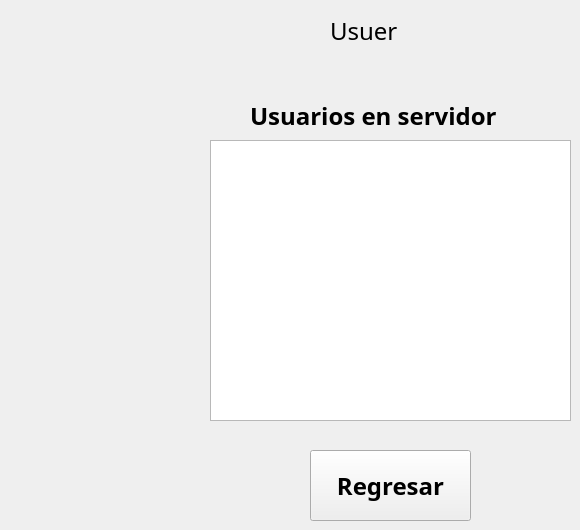
    <widget class="QWidget" name="page_4">
     <widget class="QListView" name="listView">
      <property name="geometry">
       <rect>
        <x>210</x>
        <y>140</y>
        <width>361</width>
        <height>281</height>
       </rect>
      </property>
     </widget>
     <widget class="QLabel" name="label_10">
      <property name="geometry">
       <rect>
        <x>330</x>
        <y>-10</y>
        <width>121</width>
        <height>81</height>
       </rect>
      </property>
      <property name="palette">
       <palette>
        <active>
         <colorrole role="WindowText">
          <brush brushstyle="SolidPattern">
           <color alpha="255">
            <red>0</red>
            <green>0</green>
            <blue>0</blue>
           </color>
          </brush>
         </colorrole>
         <colorrole role="Button">
          <brush brushstyle="SolidPattern">
           <color alpha="255">
            <red>255</red>
            <green>255</green>
            <blue>255</blue>
           </color>
          </brush>
         </colorrole>
         <colorrole role="Light">
          <brush brushstyle="SolidPattern">
           <color alpha="255">
            <red>255</red>
            <green>255</green>
            <blue>255</blue>
           </color>
          </brush>
         </colorrole>
         <colorrole role="Midlight">
          <brush brushstyle="SolidPattern">
           <color alpha="255">
            <red>255</red>
            <green>255</green>
            <blue>255</blue>
           </color>
          </brush>
         </colorrole>
         <colorrole role="Dark">
          <brush brushstyle="SolidPattern">
           <color alpha="255">
            <red>127</red>
            <green>127</green>
            <blue>127</blue>
           </color>
          </brush>
         </colorrole>
         <colorrole role="Mid">
          <brush brushstyle="SolidPattern">
           <color alpha="255">
            <red>170</red>
            <green>170</green>
            <blue>170</blue>
           </color>
          </brush>
         </colorrole>
         <colorrole role="Text">
          <brush brushstyle="SolidPattern">
           <color alpha="255">
            <red>0</red>
            <green>0</green>
            <blue>0</blue>
           </color>
          </brush>
         </colorrole>
         <colorrole role="BrightText">
          <brush brushstyle="SolidPattern">
           <color alpha="255">
            <red>255</red>
            <green>255</green>
            <blue>255</blue>
           </color>
          </brush>
         </colorrole>
         <colorrole role="ButtonText">
          <brush brushstyle="SolidPattern">
           <color alpha="255">
            <red>0</red>
            <green>0</green>
            <blue>0</blue>
           </color>
          </brush>
         </colorrole>
         <colorrole role="Base">
          <brush brushstyle="SolidPattern">
           <color alpha="255">
            <red>255</red>
            <green>255</green>
            <blue>255</blue>
           </color>
          </brush>
         </colorrole>
         <colorrole role="Window">
          <brush brushstyle="SolidPattern">
           <color alpha="255">
            <red>255</red>
            <green>255</green>
            <blue>255</blue>
           </color>
          </brush>
         </colorrole>
         <colorrole role="Shadow">
          <brush brushstyle="SolidPattern">
           <color alpha="255">
            <red>0</red>
            <green>0</green>
            <blue>0</blue>
           </color>
          </brush>
         </colorrole>
         <colorrole role="Highlight">
          <brush brushstyle="SolidPattern">
           <color alpha="255">
            <red>148</red>
            <green>148</green>
            <blue>148</blue>
           </color>
          </brush>
         </colorrole>
         <colorrole role="AlternateBase">
          <brush brushstyle="SolidPattern">
           <color alpha="255">
            <red>255</red>
            <green>255</green>
            <blue>255</blue>
           </color>
          </brush>
         </colorrole>
         <colorrole role="ToolTipBase">
          <brush brushstyle="SolidPattern">
           <color alpha="255">
            <red>211</red>
            <green>211</green>
            <blue>211</blue>
           </color>
          </brush>
         </colorrole>
         <colorrole role="ToolTipText">
          <brush brushstyle="SolidPattern">
           <color alpha="255">
            <red>0</red>
            <green>0</green>
            <blue>0</blue>
           </color>
          </brush>
         </colorrole>
         <colorrole role="PlaceholderText">
          <brush brushstyle="SolidPattern">
           <color alpha="127">
            <red>0</red>
            <green>0</green>
            <blue>0</blue>
           </color>
          </brush>
         </colorrole>
         <colorrole role="Accent">
          <brush brushstyle="SolidPattern">
           <color alpha="255">
            <red>255</red>
            <green>255</green>
            <blue>255</blue>
           </color>
          </brush>
         </colorrole>
        </active>
        <inactive>
         <colorrole role="WindowText">
          <brush brushstyle="SolidPattern">
           <color alpha="255">
            <red>0</red>
            <green>0</green>
            <blue>0</blue>
           </color>
          </brush>
         </colorrole>
         <colorrole role="Button">
          <brush brushstyle="SolidPattern">
           <color alpha="255">
            <red>255</red>
            <green>255</green>
            <blue>255</blue>
           </color>
          </brush>
         </colorrole>
         <colorrole role="Light">
          <brush brushstyle="SolidPattern">
           <color alpha="255">
            <red>255</red>
            <green>255</green>
            <blue>255</blue>
           </color>
          </brush>
         </colorrole>
         <colorrole role="Midlight">
          <brush brushstyle="SolidPattern">
           <color alpha="255">
            <red>255</red>
            <green>255</green>
            <blue>255</blue>
           </color>
          </brush>
         </colorrole>
         <colorrole role="Dark">
          <brush brushstyle="SolidPattern">
           <color alpha="255">
            <red>127</red>
            <green>127</green>
            <blue>127</blue>
           </color>
          </brush>
         </colorrole>
         <colorrole role="Mid">
          <brush brushstyle="SolidPattern">
           <color alpha="255">
            <red>170</red>
            <green>170</green>
            <blue>170</blue>
           </color>
          </brush>
         </colorrole>
         <colorrole role="Text">
          <brush brushstyle="SolidPattern">
           <color alpha="255">
            <red>0</red>
            <green>0</green>
            <blue>0</blue>
           </color>
          </brush>
         </colorrole>
         <colorrole role="BrightText">
          <brush brushstyle="SolidPattern">
           <color alpha="255">
            <red>255</red>
            <green>255</green>
            <blue>255</blue>
           </color>
          </brush>
         </colorrole>
         <colorrole role="ButtonText">
          <brush brushstyle="SolidPattern">
           <color alpha="255">
            <red>0</red>
            <green>0</green>
            <blue>0</blue>
           </color>
          </brush>
         </colorrole>
         <colorrole role="Base">
          <brush brushstyle="SolidPattern">
           <color alpha="255">
            <red>255</red>
            <green>255</green>
            <blue>255</blue>
           </color>
          </brush>
         </colorrole>
         <colorrole role="Window">
          <brush brushstyle="SolidPattern">
           <color alpha="255">
            <red>255</red>
            <green>255</green>
            <blue>255</blue>
           </color>
          </brush>
         </colorrole>
         <colorrole role="Shadow">
          <brush brushstyle="SolidPattern">
           <color alpha="255">
            <red>0</red>
            <green>0</green>
            <blue>0</blue>
           </color>
          </brush>
         </colorrole>
         <colorrole role="Highlight">
          <brush brushstyle="SolidPattern">
           <color alpha="255">
            <red>148</red>
            <green>148</green>
            <blue>148</blue>
           </color>
          </brush>
         </colorrole>
         <colorrole role="AlternateBase">
          <brush brushstyle="SolidPattern">
           <color alpha="255">
            <red>255</red>
            <green>255</green>
            <blue>255</blue>
           </color>
          </brush>
         </colorrole>
         <colorrole role="ToolTipBase">
          <brush brushstyle="SolidPattern">
           <color alpha="255">
            <red>211</red>
            <green>211</green>
            <blue>211</blue>
           </color>
          </brush>
         </colorrole>
         <colorrole role="ToolTipText">
          <brush brushstyle="SolidPattern">
           <color alpha="255">
            <red>0</red>
            <green>0</green>
            <blue>0</blue>
           </color>
          </brush>
         </colorrole>
         <colorrole role="PlaceholderText">
          <brush brushstyle="SolidPattern">
           <color alpha="127">
            <red>0</red>
            <green>0</green>
            <blue>0</blue>
           </color>
          </brush>
         </colorrole>
         <colorrole role="Accent">
          <brush brushstyle="SolidPattern">
           <color alpha="255">
            <red>255</red>
            <green>255</green>
            <blue>255</blue>
           </color>
          </brush>
         </colorrole>
        </inactive>
        <disabled>
         <colorrole role="WindowText">
          <brush brushstyle="SolidPattern">
           <color alpha="255">
            <red>127</red>
            <green>127</green>
            <blue>127</blue>
           </color>
          </brush>
         </colorrole>
         <colorrole role="Button">
          <brush brushstyle="SolidPattern">
           <color alpha="255">
            <red>255</red>
            <green>255</green>
            <blue>255</blue>
           </color>
          </brush>
         </colorrole>
         <colorrole role="Light">
          <brush brushstyle="SolidPattern">
           <color alpha="255">
            <red>255</red>
            <green>255</green>
            <blue>255</blue>
           </color>
          </brush>
         </colorrole>
         <colorrole role="Midlight">
          <brush brushstyle="SolidPattern">
           <color alpha="255">
            <red>255</red>
            <green>255</green>
            <blue>255</blue>
           </color>
          </brush>
         </colorrole>
         <colorrole role="Dark">
          <brush brushstyle="SolidPattern">
           <color alpha="255">
            <red>127</red>
            <green>127</green>
            <blue>127</blue>
           </color>
          </brush>
         </colorrole>
         <colorrole role="Mid">
          <brush brushstyle="SolidPattern">
           <color alpha="255">
            <red>170</red>
            <green>170</green>
            <blue>170</blue>
           </color>
          </brush>
         </colorrole>
         <colorrole role="Text">
          <brush brushstyle="SolidPattern">
           <color alpha="255">
            <red>127</red>
            <green>127</green>
            <blue>127</blue>
           </color>
          </brush>
         </colorrole>
         <colorrole role="BrightText">
          <brush brushstyle="SolidPattern">
           <color alpha="255">
            <red>255</red>
            <green>255</green>
            <blue>255</blue>
           </color>
          </brush>
         </colorrole>
         <colorrole role="ButtonText">
          <brush brushstyle="SolidPattern">
           <color alpha="255">
            <red>127</red>
            <green>127</green>
            <blue>127</blue>
           </color>
          </brush>
         </colorrole>
         <colorrole role="Base">
          <brush brushstyle="SolidPattern">
           <color alpha="255">
            <red>255</red>
            <green>255</green>
            <blue>255</blue>
           </color>
          </brush>
         </colorrole>
         <colorrole role="Window">
          <brush brushstyle="SolidPattern">
           <color alpha="255">
            <red>255</red>
            <green>255</green>
            <blue>255</blue>
           </color>
          </brush>
         </colorrole>
         <colorrole role="Shadow">
          <brush brushstyle="SolidPattern">
           <color alpha="255">
            <red>0</red>
            <green>0</green>
            <blue>0</blue>
           </color>
          </brush>
         </colorrole>
         <colorrole role="AlternateBase">
          <brush brushstyle="SolidPattern">
           <color alpha="255">
            <red>255</red>
            <green>255</green>
            <blue>255</blue>
           </color>
          </brush>
         </colorrole>
         <colorrole role="ToolTipBase">
          <brush brushstyle="SolidPattern">
           <color alpha="255">
            <red>211</red>
            <green>211</green>
            <blue>211</blue>
           </color>
          </brush>
         </colorrole>
         <colorrole role="ToolTipText">
          <brush brushstyle="SolidPattern">
           <color alpha="255">
            <red>0</red>
            <green>0</green>
            <blue>0</blue>
           </color>
          </brush>
         </colorrole>
         <colorrole role="PlaceholderText">
          <brush brushstyle="SolidPattern">
           <color alpha="127">
            <red>127</red>
            <green>127</green>
            <blue>127</blue>
           </color>
          </brush>
         </colorrole>
         <colorrole role="Accent">
          <brush brushstyle="SolidPattern">
           <color alpha="255">
            <red>255</red>
            <green>255</green>
            <blue>255</blue>
           </color>
          </brush>
         </colorrole>
        </disabled>
       </palette>
      </property>
      <property name="font">
       <font>
        <family>Yu Gothic UI Semilight</family>
        <pointsize>18</pointsize>
        <italic>false</italic>
        <bold>false</bold>
       </font>
      </property>
      <property name="styleSheet">
       <string notr="true">rgb:(0, 85, 255)</string>
      </property>
      <property name="text">
       <string>Usuer</string>
      </property>
     </widget>
     <widget class="QPushButton" name="pushButton_8">
      <property name="geometry">
       <rect>
        <x>310</x>
        <y>450</y>
        <width>161</width>
        <height>71</height>
       </rect>
      </property>
      <property name="font">
       <font>
        <family>Yu Gothic UI Semibold</family>
        <pointsize>18</pointsize>
        <bold>true</bold>
       </font>
      </property>
      <property name="text">
       <string>Regresar</string>
      </property>
     </widget>
     <widget class="QLabel" name="label_9">
      <property name="geometry">
       <rect>
        <x>250</x>
        <y>90</y>
        <width>281</width>
        <height>51</height>
       </rect>
      </property>
      <property name="font">
       <font>
        <family>Yu Gothic UI Semibold</family>
        <pointsize>18</pointsize>
        <bold>true</bold>
       </font>
      </property>
      <property name="text">
       <string>Usuarios en servidor</string>
      </property>
     </widget>
    </widget>
